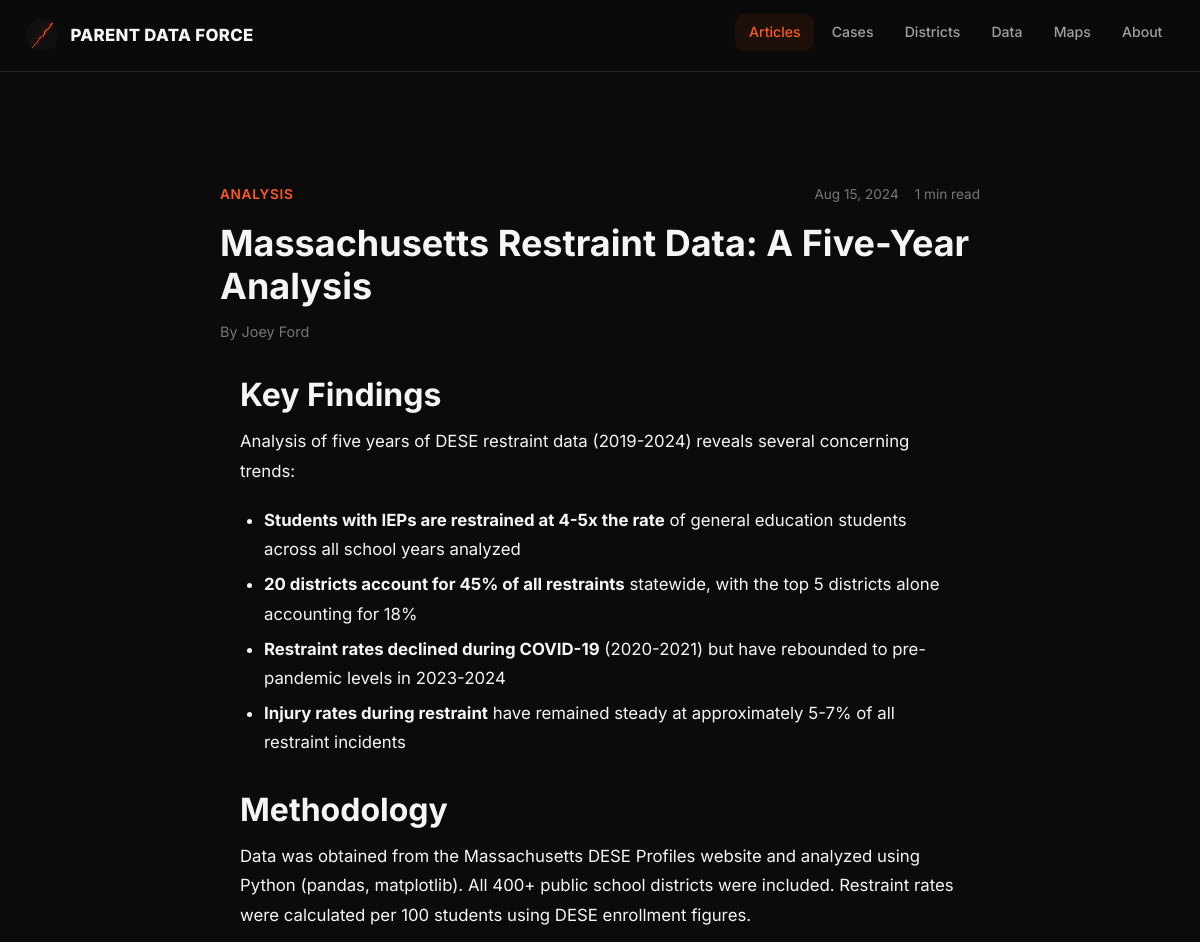
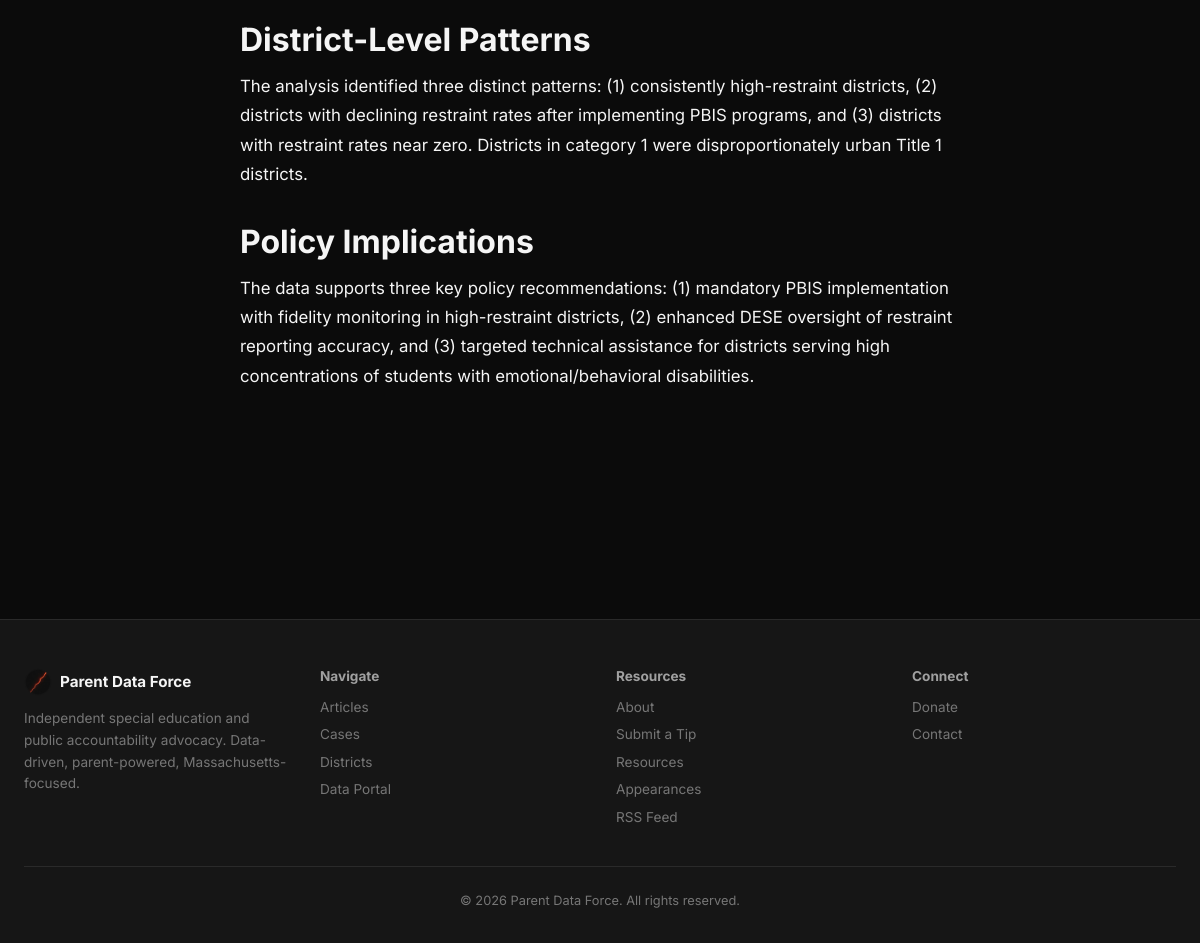
The page /articles/massachusetts-restraint-data-five-year-analysis on the database its author committed (2 pictures, top to bottom).
### tables this page shows
CREATE TABLE articles (
    id              INT UNSIGNED AUTO_INCREMENT PRIMARY KEY,
    title           VARCHAR(512)    NOT NULL,
    slug            VARCHAR(512)    NOT NULL UNIQUE,
    subtitle        VARCHAR(512)    NULL,
    author          VARCHAR(255)    NULL,
    source_name     VARCHAR(255)    NULL,
    source_url      VARCHAR(1024)   NULL,
    excerpt         TEXT            NULL,
    body            LONGTEXT        NULL,
    image_url       VARCHAR(1024)   NULL,
    thumbnail_url   VARCHAR(1024)   NULL,
    published_date  DATE            NULL,
    article_type    VARCHAR(50)     NULL COMMENT 'analysis, news, guide, report, opinion',
    is_featured     TINYINT(1)      NOT NULL DEFAULT 0,
    is_active       TINYINT(1)      NOT NULL DEFAULT 1,
    sort_order      INT             NOT NULL DEFAULT 0,
    created_at      DATETIME        NOT NULL DEFAULT NOW(),
    updated_at      DATETIME        NOT NULL DEFAULT NOW() ON UPDATE NOW(),

    INDEX idx_slug (slug),
    INDEX idx_article_type (article_type),
    INDEX idx_published_date (published_date),
    INDEX idx_is_featured (is_featured),
    INDEX idx_is_active (is_active),

    FULLTEXT INDEX ft_articles_search (title, excerpt, body)
);

### app/Core/View.php (called while the page is built, shortened)
<?php declare(strict_types=1);
class View
{
    public static function render(string $template, array $data = []): void
    {
        require APP_DIR . '/Components/Layout.php';
    }
}

### app/Controllers/ArticleController.php (called while the page is built, shortened)
<?php declare(strict_types=1);
class ArticleController
{
    public function show(array $params = []): void
    {
        $slug = $params['slug'] ?? '';
        $article = Database::fetch("SELECT * FROM articles WHERE slug = ? AND is_active = 1", [$slug]);
        View::render('article', [
            'page_title'      => $article['title'],
            'page_stylesheet' => 'articles',
            'page_description'=> truncate(strip_tags($article['excerpt'] ?? ''), 160),
            'article'         => $article,
        ]);
    }
}

### public/index.php (called while the page is built, shortened)
<?php declare(strict_types=1);
$uri = parse_url($_SERVER['REQUEST_URI'], PHP_URL_PATH);
$method = $_SERVER['REQUEST_METHOD'];
try {
    (new App\Router())->dispatch($method, $uri);
} catch (\Throwable $e) {
    http_response_code(500);
    error_log("500: {$e->getMessage()} in {$e->getFile()}:{$e->getLine()}");
    if (defined('APP_DEBUG') && APP_DEBUG) {
        echo "<h1>500 Internal Server Error</h1>";
        echo "<pre>" . h($e->getMessage()) . "\n\n" . h($e->getTraceAsString()) . "</pre>";
    } else {
        require __DIR__ . '/../app/views/errors/500.php';
    }
}

### app/Core/Database.php (called while the page is built, shortened)
<?php
class Database
{
    private static ?PDO $instance = null;
    public static function getInstance(): PDO
    {
        if (self::$instance === null) {
            $dsn = sprintf(
                'mysql:host=%s;port=%d;dbname=%s;charset=%s',
                DB_HOST,
                DB_PORT,
                DB_NAME,
                DB_CHARSET
            );
            try {
                self::$instance = new PDO($dsn, DB_USER, DB_PASSWORD, [
                    PDO::ATTR_ERRMODE            => PDO::ERRMODE_EXCEPTION,
                    PDO::ATTR_DEFAULT_FETCH_MODE => PDO::FETCH_ASSOC,
                    PDO::ATTR_EMULATE_PREPARES   => false,
                    PDO::MYSQL_ATTR_INIT_COMMAND => "SET NAMES utf8mb4 COLLATE utf8mb4_unicode_ci",
                ]);
            } catch (PDOException $e) {
                throw new RuntimeException('Database connection failed: ' . $e->getMessage(), 500, $e);
            }
        }
        return self::$instance;
    }
    public static function query(string $sql, array $params = []): PDOStatement
    {
        $start = microtime(true);
        $stmt = self::getInstance()->prepare($sql);
        $stmt->execute($params);
        $elapsed = round((microtime(true) - $start) * 1000, 2);
        return $stmt;
    }
    public static function fetch(string $sql, array $params = []): ?array
    {
        $result = self::query($sql, $params)->fetch();
        return $result !== false ? $result : null;
    }
}

### app/Core/helpers.php (called while the page is built, shortened)
<?php
function h(?string $text): string
{
    return htmlspecialchars($text ?? '', ENT_QUOTES | ENT_HTML5, 'UTF-8');
}
function sanitize(?string $text): string
{
    return strip_tags($text, implode('', [
        '<h1>','<h2>','<h3>','<h4>','<h5>','<h6>',
        '<p>','<a>','<strong>','<em>','<b>','<i>','<u>',
        '<ul>','<ol>','<li>','<br>','<blockquote>','<pre>','<code>',
        '<span>','<div>','<img>','<figure>','<figcaption>',
        '<table>','<thead>','<tbody>','<tr>','<th>','<td>',
        '<hr>','<sup>','<sub>',
    ]));
}
function read_time(string $text): int
{
    $text = strip_tags($text);
    $words = str_word_count($text);
    return max(1, (int)ceil($words / 225));
}
function format_date(?string $date, string $format = 'M j, Y'): string
{
    $ts = strtotime($date);
    return $ts !== false ? date($format, $ts) : '';
}

### app/views/article.php (the view, shortened to what this page needs)
<section class="section">
    <div class="container">
        <div class="article-detail">
            <header class="article-header">
                <div class="article-meta">
                    <span class="article-category"><?= h($article['article_type'] ?? 'Article') ?></span>
                    <span class="article-date"><?= h(format_date($article['published_date'])) ?></span>
                    <span class="article-read-time"><?= read_time($article['body'] ?? '') ?> min read</span>
                </div>
                <h1 class="article-title"><?= h($article['title']) ?></h1>
                <?php if (!empty($article['author'])): ?>
                    <p class="article-author">By <?= h($article['author']) ?></p>
                <?php endif; ?>
            </header>
            <div class="article-body">
                <?= sanitize($article['body'] ?? '') ?>
            </div>
        </div>
    </div>
</section>

### app/Router.php (shortened to what this page needs)
<?php declare(strict_types=1);
class Router
{
    public function dispatch(string $method, string $uri): void
    {
        $uri = rtrim($uri, '/') ?: '/';
        $routes = require __DIR__ . '/config/routes.php';
        foreach ($routes as $pattern => $route) {
            if (count($route) === 2) {
                [$class, $action] = $route;
                $allowedMethods = ['GET', 'POST'];
            } else {
                [$allowedMethods, $class, $action] = $route;
            }
            $regex = '#^' . preg_replace('/\{(\w+)\}/', '(?P<$1>[^/]+)', $pattern) . '$#';
            if (preg_match($regex, $uri, $matches)) {
                $controller = new $class();
                $params = array_filter($matches, 'is_string', ARRAY_FILTER_USE_KEY);
                $controller->$action($params);
                return;
            }
        }
    }
}

### public/assets/css/global.css (style rules this page uses)
:root { --bg-primary: #0b0b0b; --bg-secondary: #161616; --bg-elevated: #1d1d1d; --bg-glass: rgba(255,255,255,0.04); --accent: #ff5a1f; --accent-hot: #ff3b1f; --accent-glow: #ffa366; --text-primary: #f5f5f5; --text-secondary:#a0a0a0; --text-muted: #767676; --border: #2a2a2a; --border-soft: #232323; --success: #22c55e; --warning: #f59e0b; --danger: #ef4444; --radius-sm: 10px; --radius-md: 14px; --radius-lg: 20px; --shadow-soft: 0 8px 26px rgba(0,0,0,0.25); --shadow-strong: 0 20px 50px rgba(0,0,0,0.45); --glow: 0 0 36px rgba(255,90,31,0.2); --container: 1200px; --nav-height: 72px; --transition: 260ms ease; }
*, *::before, *::after { box-sizing: border-box; margin: 0; padding: 0; }
html { font-size: 16px; scroll-behavior: smooth; -webkit-text-size-adjust: 100%; }
body { font-family: 'Inter', -apple-system, BlinkMacSystemFont, 'Segoe UI', sans-serif; background-color: var(--bg-primary); color: var(--text-primary); line-height: 1.6; min-height: 100vh; }
h1, h2, h3, h4, h5, h6 { font-weight: 700; line-height: 1.25; color: var(--text-primary); }
h1 { font-size: 2.5rem; }
h2 { font-size: 2rem; }
p { margin-bottom: 1rem; }
p:last-child { margin-bottom: 0; }
ul, ol { padding-left: 1.5rem; margin-bottom: 1rem; }
li { margin-bottom: 0.35rem; }
.container { max-width: var(--container); margin: 0 auto; padding: 0 1.5rem; }
.section { padding: 5rem 0; }
.article-body { max-width: 720px; margin: 0 auto; font-size: 1.05rem; line-height: 1.75; }
.article-body h2 { margin-top: 2rem; margin-bottom: 0.75rem; }
.article-body p { margin-bottom: 1.25rem; }
.article-body ul, .article-body ol { margin-bottom: 1.25rem; }

### public/assets/css/elements/cards.css (style rules this page uses)
.article-category { color: var(--accent); font-weight: 600; text-transform: uppercase; letter-spacing: 0.05em; }
.article-date { color: var(--text-muted); }
.article-read-time { color: var(--text-muted); }

### public/assets/css/pages/articles.css (style rules this page uses)
.article-detail { max-width: 760px; margin: 0 auto; padding: 2rem 0 4rem; }
.article-detail .article-header { margin-bottom: 2rem; }
.article-detail .article-meta { display: flex; align-items: center; gap: 1rem; margin-bottom: 1rem; font-size: 0.85rem; }
.article-detail .article-category { margin-right: auto; }
.article-detail .article-title { font-size: 2.25rem; line-height: 1.2; margin-bottom: 0.5rem; }
.article-detail .article-author { color: var(--text-muted); font-size: 0.9rem; margin-top: 0.75rem; }

### rows shown on the page
articles: article_type "ANALYSIS", published_date "Aug 15, 2024", body "1", title "Massachusetts Restraint Data: A Five-Year Analysis", author "Joey Ford", body "Key Findings Analysis of five years of DESE restraint data (2019-2024) reveals several concerning trends: Students with IEPs are restrained at 4-5x the rate of general education students across all school years analyzed 20 districts account for 45% of all restraints statewide, with the top 5 districts alone accounting for 18% Restraint rates declined during COVID-19 (2020-2021) but have rebounded to pre-pandemic levels in 2023-2024 Injury rates during restraint have remained steady at approximately 5-7% of all restraint incidents Methodology Data was obtained from the Massachusetts DESE Profiles website and analyzed using Python (pandas, matplotlib). All 400+ public school districts were…"
